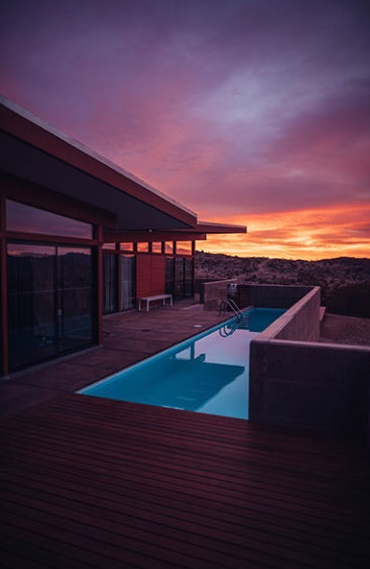
#> input picture Machine Learning/Clustering/dominant-colors.jpg, 370 x 569 px
$ python KMeans_SOM_Dominant_Colors_Scikit_Learn.py
#> lines starting #> are read from the running program, lines starting #| are printed output that depends on the picture; long printed decimals are rounded
# KMeans and SOM on an image to identify dominant colors (clusters) to represnt the image
# Author: Boris Kundu
# ## Import Packages
import matplotlib.pyplot as plt
import pandas as pd
import numpy as np
from sklearn.cluster import KMeans
from sklearn.preprocessing import StandardScaler
from sklearn.datasets import make_blobs
from sklearn.metrics import silhouette_score
from minisom import MiniSom

#Install minisom
#pip install minisom

#Read image
img = plt.imread('dominant-colors.jpg')
#> img is the input picture: shape (569, 370, 3); mean R, G, B 71.2, 50, 70

#Display Image
plt.title('Original Image')
plt.imshow(img)

# # Image Pre-processing
# ## Reshape Data
#Check original shape
print(f'Original Image Shape:{img.shape}')
#| Original Image Shape:(569, 370, 3)
#Reshape to get data
data = img.reshape(img.shape[0]*img.shape[1],img.shape[2])
#Check shape of dataset
print(f'Image Dataset Shape:{data.shape}')
#| Image Dataset Shape:(210530, 3)
print(f'Sample Data:{data[0,:]}')
#| Sample Data:[34 30 55]

# ## Standardize Data
scaler = StandardScaler()
scaler.fit(data)
scaled_data = scaler.transform(data)
print(f'Sample Scaled Data:{scaled_data[0,:]}')
#| Sample Scaled Data:[-0.6393 -0.4823 -0.3196]

# # Identifying best K for K-Means (Elbow Method & Silhouette Score)
#Sum of Squared Errors
sse = []
#Silhouette Score
slc = []
for k in range(2,7):
    #print(f'\nK:{k}')
    kmeans = KMeans(n_clusters=k,init='random')
    kmeans.fit(scaled_data)
    sse.append(kmeans.inertia_)
#> after the loop, sse = [176439.9, 104215.5, 76499, 62251.7, 51313.5]
    #print(f'\nSum of Sum of Squared Error:{sse[-1]}')
    #slc.append(silhouette_score(scaled_data, kmeans.labels_))
    #print(f'\nSilhouette Score:{slc[-1]}')

#Plot error vs K
K = [i for i in range(2,7)]
fig,axes = plt.subplots(figsize=(10,5),num='Elbow Method')
axes.set_title("Elbow Method")
axes.set_ylabel("Sum of Squared Errors")
axes.set_xlabel("K")
axes.set_xticks(K)
axes.plot(K,sse,marker='o')
plt.show()
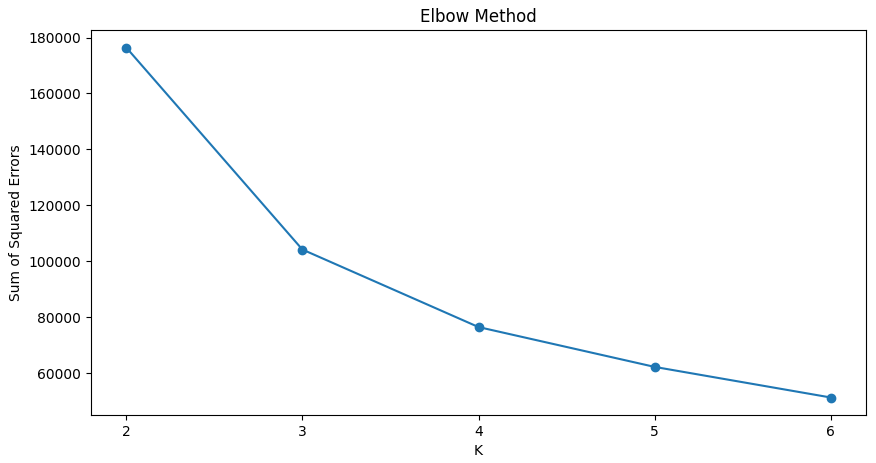
#> figure drawn by matplotlib, 1 panel

# [8 lines of commented-out code are left out]

print(f'Sum of Squared Errors:{sse}')
#| Sum of Squared Errors:[176439.893, 104215.461, 76499.014, 62251.718, 51313.536]
#print(f'Silhouette Scores:{sse}')

# # KMeans Implementation
# Number of clusters
kmeans = KMeans(n_clusters=4,init='random')
# Fitting the input data
kmeans = kmeans.fit(scaled_data)
# Get cluster labels
kmeans_clusters = kmeans.predict(scaled_data)
# Get centroid values
kmeans_centroids = kmeans.cluster_centers_
#> kmeans_centroids = [[2.91, 2.41, 0.764], [-0.0165, 0.285, 0.558], [1.19, 1.26, 1.4], [-0.666, -0.771, -0.824]]

# ## KMeans Dominant Colors
#Check kmeans parameters
print(f'KMeans paramerters:\n{kmeans}')
#| KMeans paramerters:
#| KMeans(init='random', n_clusters=4)
#Check kmeans iterations for convergence
print(f'KMeans iterations:{kmeans.n_iter_}')
#| KMeans iterations:10
#Check sum of squared errors
print(f'KMeans sum of squared errors:{kmeans.inertia_}')
#| KMeans sum of squared errors:76499.084
#Check kmeans centroids
print(f'KMeans Dominant Colors(Centroids):\n{kmeans_centroids}')
#| KMeans Dominant Colors(Centroids):
#| [[ 2.914  2.412  0.7644]
#|  [-0.01651  0.285  0.5581]
#|  [ 1.192  1.259  1.404]
#|  [-0.6659 -0.7712 -0.8244]]

#Create KMeans dominant color image
kmeans_domcolimg = []
for i in range(4):
    for j in range(400):
        kmeans_domcolimg.append(kmeans_centroids[i])
#> after the loop, kmeans_domcolimg = 1600 items, first 6: [2.91, 2.41, 0.764], [2.91, 2.41, 0.764], [2.91, 2.41, 0.764], [2.91, 2.41, 0.764], [2.91, 2.41, 0.764], [2.91, 2.41, 0.764]
kmeans_domcolimg = np.array(kmeans_domcolimg)
#> kmeans_domcolimg = 1600 rows, first 8: [2.91, 2.41, 0.764], [2.91, 2.41, 0.764], [2.91, 2.41, 0.764], [2.91, 2.41, 0.764], [2.91, 2.41, 0.764], [2.91, 2.41, 0.764], [2.91, 2.41, 0.764], [2.91, 2.41, 0.764]
#print(kmeans_domcolimg.shape)
#Inverse transformation
domcol_kmeans = scaler.inverse_transform(kmeans_domcolimg)
#> domcol_kmeans = 1600 rows, first 8: [241, 150.2, 106], [241, 150.2, 106], [241, 150.2, 106], [241, 150.2, 106], [241, 150.2, 106], [241, 150.2, 106], [241, 150.2, 106], [241, 150.2, 106]
#Reshape
domcolimg_kmeans = domcol_kmeans.reshape(40,40,3)
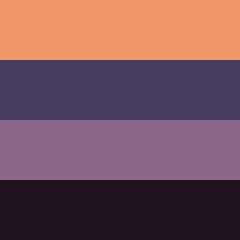
#> domcolimg_kmeans: shape (40, 40, 3) float64 (shown 6 times larger); mean of channels 0, 1, 2 121.1, 83.1, 92.4; drawn as R, G, B
#Display KMeans dominant colors
fig,axes = plt.subplots(figsize=(10,5),num='KMeans Dominant Colors')
axes.set_title("KMeans Dominant Colors")
axes.imshow(domcolimg_kmeans.astype(int))
plt.show()

#Recreate image using KMeans clusters and dominant colors (centroids)
kmeans_image = []
for cluster in kmeans_clusters:
    kmeans_image.append(kmeans_centroids[cluster])
#> this loop made 210530 passes
#> cluster on passes 1, 2, 5: 3, 3, 3
#> after the loop, kmeans_image = 210530 items
kmeans_image = np.array(kmeans_image)

#Inverse transformation
data_kmeans = scaler.inverse_transform(kmeans_image)
#Reshape
img_kmeans = data_kmeans.reshape(img.shape[0],img.shape[1],img.shape[2])
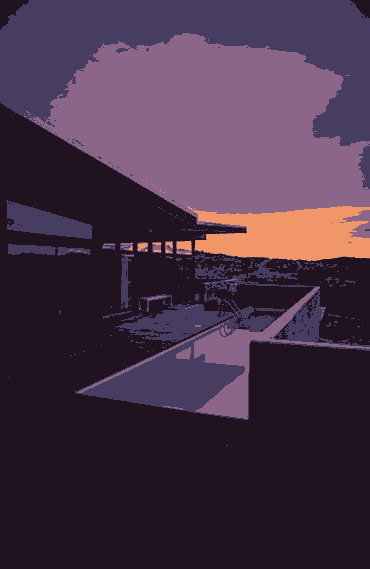
#> img_kmeans: shape (569, 370, 3) float64; mean R, G, B 71.2, 50, 70
print(f'KMeans - Image shape after inverse transformation and reshape:{img_kmeans.shape}')
#| KMeans - Image shape after inverse transformation and reshape:(569, 370, 3)

#Display Image with KMeans dominant colors
fig,axes = plt.subplots(figsize=(10,5),num='KMeans Dominant Colors')
axes.set_title("Image with KMeans Dominant Colors")
axes.imshow(img_kmeans.astype(int))
plt.show()

# # Identifying best perceptron plane for SOM

#Get best plane for perceptron(s)
error = []
plane_x = 1
plane_y = 1
least_error = 1
for i in range(1,10):
    for j in range (1,10):
#> (the run stopped early here; a loop or call above may not have finished)
